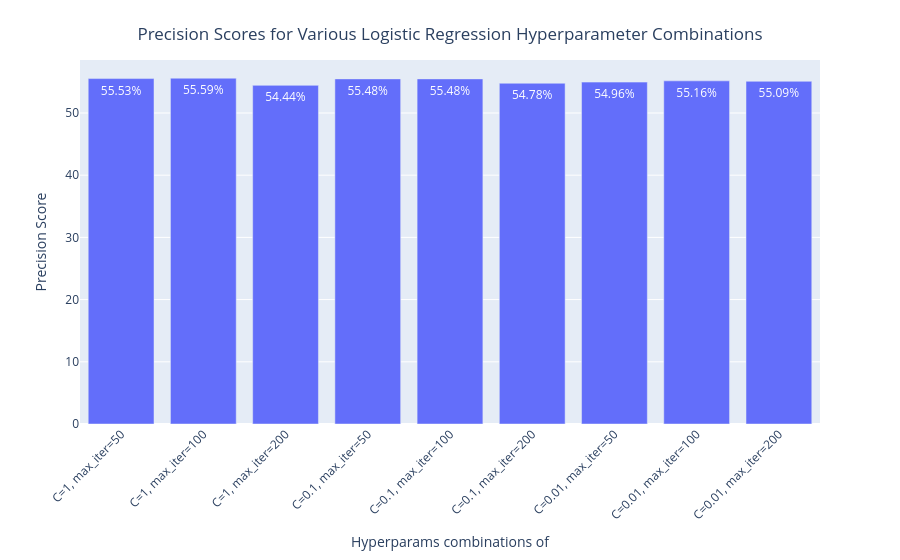

The notebook cell this image was saved under:
### Code cell
# Prepare the data
rows = []
for key, value in list(best_precision_matrix_logistic_regression.items()):
    C, max_iter = key
    combination_label = f'C={C}, max_iter={max_iter}'
    rows.append({'Combination': combination_label, 'Precision': value})

df = pd.DataFrame(rows)
df.loc[:,'Precision'] = df.Precision*100.0 # need for % visualisation


# Create the bar chart
fig = px.bar(df,
             x='Combination',
             y='Precision',
             text='Precision'
             )

# Customize the layout for better readability
fig.update_layout(
    xaxis_title='Hyperparams combinations of ',
    yaxis_title='Precision Score',
    xaxis_tickangle=-45,
    title={
        'text': 'Precision Scores for Various Logistic Regression Hyperparameter Combinations',
        'y':0.95,
        'x':0.5,
        'xanchor': 'center',
        'yanchor': 'top'
    }
)


# Update the text position
fig.update_traces(texttemplate='%{text:.2f}%',
                  textposition='inside',
                  textfont_color='white')

# Show the figure
fig.show()

### Figure 1 — Plotly figure (JSON) as saved in the notebook; plotly's stock layout.template omitted (floating-point values rounded to 4 significant figures)
{"data": [{"hovertemplate": "Combination=%{x}<br>Precision=%{text}<extra></extra>", "legendgroup": "", "marker": {"color": "#636efa", "pattern": {"shape": ""}}, "name": "", "orientation": "v", "showlegend": false, "text": [55.53, 55.59, 54.44, 55.48, 55.48, 54.78, 54.96, 55.16, 55.09], "textfont": {"color": "white"}, "textposition": "inside", "texttemplate": "%{text:.2f}%", "type": "bar", "x": ["C=1, max_iter=50", "C=1, max_iter=100", "C=1, max_iter=200", "C=0.1, max_iter=50", "C=0.1, max_iter=100", "C=0.1, max_iter=200", "C=0.01, max_iter=50", "C=0.01, max_iter=100", "C=0.01, max_iter=200"], "xaxis": "x", "y": [55.53, 55.59, 54.44, 55.48, 55.48, 54.78, 54.96, 55.16, 55.09], "yaxis": "y"}], "layout": {"barmode": "relative", "legend": {"tracegroupgap": 0}, "margin": {"t": 60}, "title": {"text": "Precision Scores for Various Logistic Regression Hyperparameter Combinations", "x": 0.5, "xanchor": "center", "y": 0.95, "yanchor": "top"}, "xaxis": {"anchor": "y", "domain": [0, 1], "tickangle": -45, "title": {"text": "Hyperparams combinations of "}}, "yaxis": {"anchor": "x", "domain": [0, 1], "title": {"text": "Precision Score"}}}}
